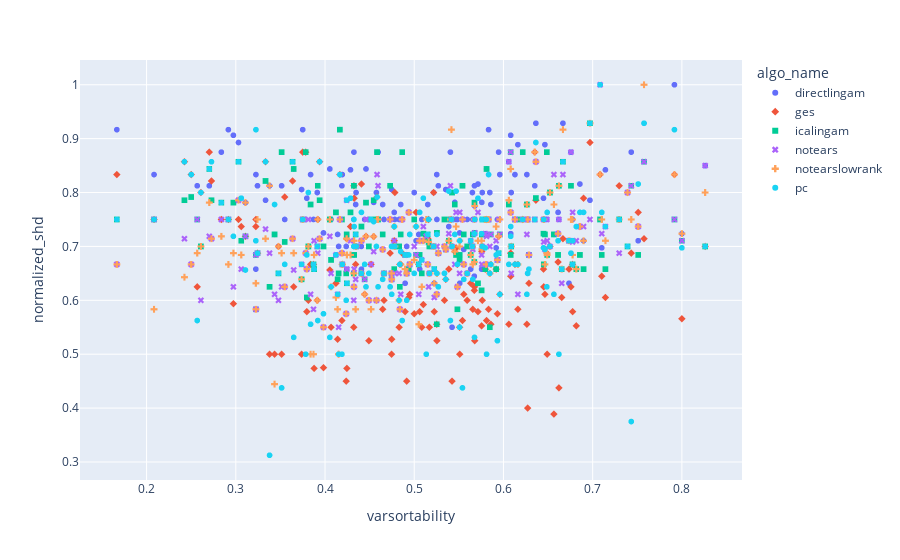

Notebook source saved alongside this figure:
### Markdown cell above
## Normalized SHD

### Code cell
df_for_scatter_plot_norm_shd = df_without_nan_norm_shd.groupby(['varsortability', 'algo_name'], as_index=False).agg({'normalized_shd': lambda x: np.median(x)})
show_scatter_plot(df_for_scatter_plot_norm_shd, 'varsortability', 'normalized_shd', color="algo_name", symbol="algo_name")

### Figure 1 — Plotly figure (JSON) as saved in the notebook; plotly's stock layout.template omitted (floating-point values rounded to 4 significant figures; data arrays with more than 128 entries replaced by an {"elided": "..."} marker saying what was removed)
{"data": [{"hovertemplate": "algo_name=directlingam<br>varsortability=%{x}<br>normalized_shd=%{y}<extra></extra>", "legendgroup": "directlingam", "marker": {"color": "#636efa", "symbol": "circle"}, "mode": "markers", "name": "directlingam", "showlegend": true, "type": "scattergl", "x": {"elided": "170 float values"}, "xaxis": "x", "y": {"elided": "170 float values"}, "yaxis": "y"}, {"hovertemplate": "algo_name=ges<br>varsortability=%{x}<br>normalized_shd=%{y}<extra></extra>", "legendgroup": "ges", "marker": {"color": "#EF553B", "symbol": "diamond"}, "mode": "markers", "name": "ges", "showlegend": true, "type": "scattergl", "x": {"elided": "170 float values"}, "xaxis": "x", "y": {"elided": "170 float values"}, "yaxis": "y"}, {"hovertemplate": "algo_name=icalingam<br>varsortability=%{x}<br>normalized_shd=%{y}<extra></extra>", "legendgroup": "icalingam", "marker": {"color": "#00cc96", "symbol": "square"}, "mode": "markers", "name": "icalingam", "showlegend": true, "type": "scattergl", "x": {"elided": "170 float values"}, "xaxis": "x", "y": {"elided": "170 float values"}, "yaxis": "y"}, {"hovertemplate": "algo_name=notears<br>varsortability=%{x}<br>normalized_shd=%{y}<extra></extra>", "legendgroup": "notears", "marker": {"color": "#ab63fa", "symbol": "x"}, "mode": "markers", "name": "notears", "showlegend": true, "type": "scattergl", "x": {"elided": "170 float values"}, "xaxis": "x", "y": {"elided": "170 float values"}, "yaxis": "y"}, {"hovertemplate": "algo_name=notearslowrank<br>varsortability=%{x}<br>normalized_shd=%{y}<extra></extra>", "legendgroup": "notearslowrank", "marker": {"color": "#FFA15A", "symbol": "cross"}, "mode": "markers", "name": "notearslowrank", "showlegend": true, "type": "scattergl", "x": {"elided": "170 float values"}, "xaxis": "x", "y": {"elided": "170 float values"}, "yaxis": "y"}, {"hovertemplate": "algo_name=pc<br>varsortability=%{x}<br>normalized_shd=%{y}<extra></extra>", "legendgroup": "pc", "marker": {"color": "#19d3f3", "symbol": "circle"}, "mode": "markers", "name": "pc", "showlegend": true, "type": "scattergl", "x": {"elided": "170 float values"}, "xaxis": "x", "y": {"elided": "170 float values"}, "yaxis": "y"}], "layout": {"legend": {"title": {"text": "algo_name"}, "tracegroupgap": 0}, "margin": {"t": 60}, "xaxis": {"anchor": "y", "domain": [0, 1], "title": {"text": "varsortability"}}, "yaxis": {"anchor": "x", "domain": [0, 1], "title": {"text": "normalized_shd"}}}}
